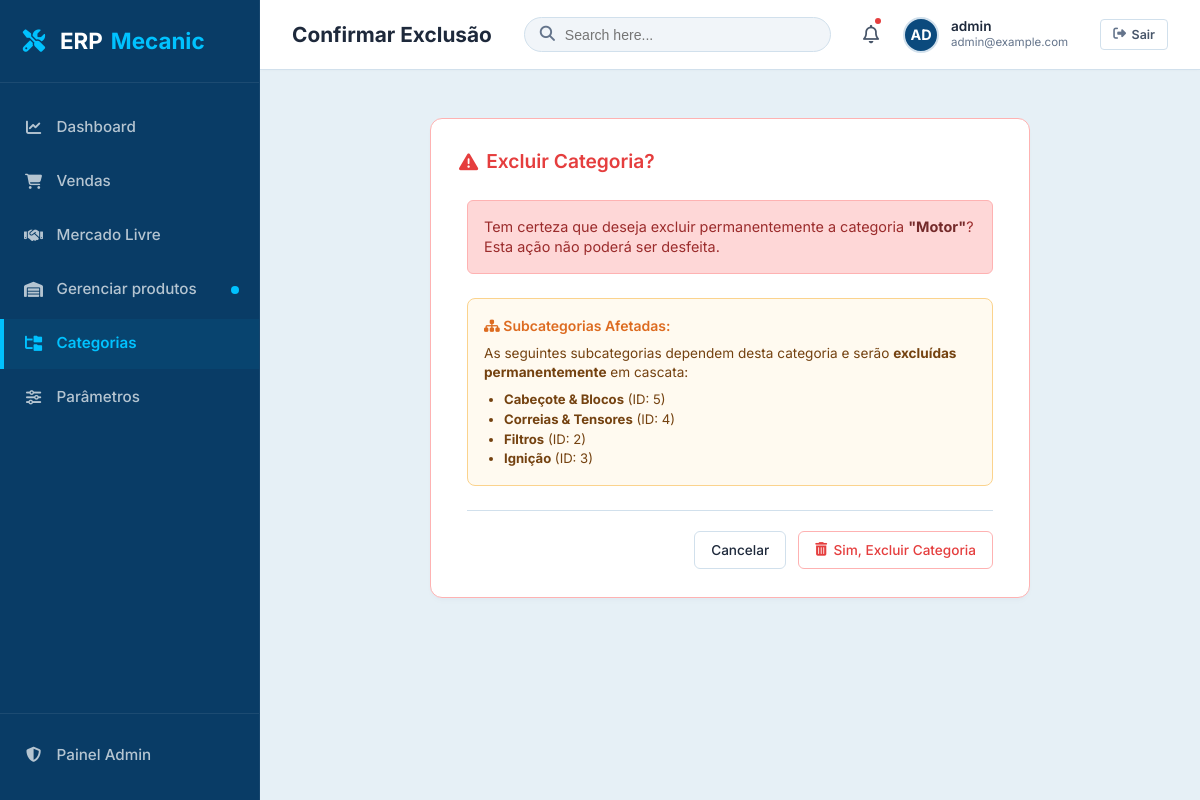
Screenshot of /categoria/1/excluir/ (signed in) with the database file from the repository.
### catalogo/models.py (models this page shows, shortened)
class Categoria(models.Model):
    nome = models.CharField(max_length=100, verbose_name="Nome da Categoria")
    parent = models.ForeignKey(
        'self',
        on_delete=models.CASCADE,
        null=True,
        blank=True,
        related_name='children',
        verbose_name="Categoria Pai"
    )
    class Meta:
        verbose_name = "Categoria"
        verbose_name_plural = "Categorias"
        ordering = ["nome"]

### catalogo/views.py (the view, shortened to what this page needs)
# urls.py: path('categoria/<int:pk>/excluir/', views.CategoriaDeleteView.as_view(), name='categoria-excluir'),
class CategoriaDeleteView(LoginRequiredMixin, DeleteView):
    model = Categoria
    template_name = 'catalogo/categoria_confirm_delete.html'
    success_url = reverse_lazy('categoria-listar')

### templates/catalogo/categoria_confirm_delete.html (shortened to what this page needs)
{% extends 'base.html' %}
{% load static %}
{% block module_title %}Confirmar Exclusão{% endblock %}
{% block content %}
<div class="glass-card" id="delete-confirm-glass-card" style="max-width: 600px; margin: 3rem auto; border-color: var(--danger-border);">
    <div class="card-header" style="border-bottom: none; margin-bottom: 0.5rem;">
        <h2 class="card-title" style="color: var(--danger);"><i class="fa-solid fa-triangle-exclamation"></i> Excluir Categoria?</h2>
    </div>
    <div style="padding: 0 0.5rem;">
        <div class="alert-box alert-danger" style="margin-bottom: 1.5rem;">
            Tem certeza que deseja excluir permanentemente a categoria <strong>"{{ object.nome }}"</strong>? Esta ação não poderá ser desfeita.
        </div>
        {% if object.children.all %}
            <div style="margin-bottom: 1.5rem; background: #fffaf0; border: 1px solid #fbd38d; padding: 1rem; border-radius: 8px;">
                <h4 style="color: #dd6b20; margin-bottom: 0.5rem;"><i class="fa-solid fa-sitemap"></i> Subcategorias Afetadas:</h4>
                <p style="font-size: 0.85rem; color: #744210; margin-bottom: 0.5rem; line-height: 1.4;">
                    As seguintes subcategorias dependem desta categoria e serão <strong>excluídas permanentemente</strong> em cascata:
                </p>
                <ul style="font-size: 0.82rem; color: #744210; padding-left: 1.25rem;">
                    {% for sub in object.children.all %}
                        <li><strong>{{ sub.nome }}</strong> (ID: {{ sub.id }})</li>
                    {% endfor %}
                </ul>
            </div>
        {% endif %}
        <form method="post" style="margin: 0;">
            <div class="form-actions" style="border-top: 1px solid var(--border-color); padding-top: 1.25rem; margin-top: 1rem;">
                <a href="{% url 'categoria-listar' %}" class="btn btn-secondary" id="btn-cancel-delete">
                    Cancelar
                </a>
                <button type="submit" class="btn btn-danger" id="btn-confirm-delete">
                    <i class="fa-solid fa-trash-can"></i> Sim, Excluir Categoria
                </button>
            </div>
        </form>
    </div>
</div>
{% endblock %}

### templates/base.html (shortened to what this page needs)
{% load static %}
<!DOCTYPE html>
<html lang="pt-br">
<head>
    <link rel="stylesheet" href="{% static 'css/style.css' %}">
    <link rel="stylesheet" href="https://cdnjs.cloudflare.com/ajax/libs/font-awesome/6.4.0/css/all.min.css">
</head>
<body>
    <div class="app-layout">
        <aside class="sidebar">
            <div class="sidebar-header">
                <i class="fa-solid fa-screwdriver-wrench fa-fw" style="color: var(--sidebar-active-bg); margin-right: 0.25rem;"></i> ERP <span>Mecanic</span>
            </div>
            <ul class="sidebar-menu">
                <li>
                    <div class="sidebar-link" id="menu-dash-inactive" style="cursor: not-allowed;">
                        <div class="sidebar-link-content">
                            <i class="fa-solid fa-chart-line fa-fw"></i>
                            <span>Dashboard</span>
                        </div>
                    </div>
                </li>
                <li>
                    <div class="sidebar-link" id="menu-sales-inactive" style="cursor: not-allowed;">
                        <div class="sidebar-link-content">
                            <i class="fa-solid fa-cart-shopping fa-fw"></i>
                            <span>Vendas</span>
                        </div>
                    </div>
                </li>
                <li>
                    <div class="sidebar-link" id="menu-finance-inactive" style="cursor: not-allowed;">
                        <div class="sidebar-link-content">
                            <i class="fa-solid fa-handshake fa-fw"></i>
                            <span>Mercado Livre</span>
                        </div>
                    </div>
                </li>
                <li>
                    <a href="{% url 'estoque-listar' %}" class="sidebar-link {% if request.resolver_match.url_name == 'estoque-listar' or 'estoque-' in request.resolver_match.url_name %}active{% endif %}" id="menu-estoque">
                        <div class="sidebar-link-content">
                            <i class="fa-solid fa-warehouse fa-fw"></i>
                            <span>Gerenciar produtos</span>
                        </div>
                        <span class="sidebar-badge" style="background-color: var(--sidebar-active-bg); width: 8px; height: 8px; border-radius: 50%; display: inline-block;" title="Página Ativa"></span>
                    </a>
                </li>
                <li>
                    <a href="{% url 'categoria-listar' %}" class="sidebar-link {% if 'categoria-' in request.resolver_match.url_name %}active{% endif %}" id="menu-categorias">
                        <div class="sidebar-link-content">
                            <i class="fa-solid fa-folder-tree fa-fw"></i>
                            <span>Categorias</span>
                        </div>
                    </a>
                </li>
                <li>
                    <div class="sidebar-link" id="menu-hr-inactive" style="cursor: not-allowed;">
                        <div class="sidebar-link-content">
                            <i class="fa-solid fa-sliders fa-fw"></i>
                            <span>Parâmetros</span>
                        </div>
                    </div>
                </li>
            </ul>
            <ul class="sidebar-menu" style="margin-top: auto; border-top: 1px solid rgba(255, 255, 255, 0.08); padding-top: 1rem;">
                <li>
                    <a href="{% url 'admin:index' %}" class="sidebar-link" id="admin-panel-link" target="_blank">
                        <div class="sidebar-link-content">
                            <i class="fa-solid fa-shield-halved fa-fw"></i>
                            <span>Painel Admin</span>
                        </div>
                    </a>
                </li>
            </ul>
        </aside>
        <div class="main-content">
            <header class="top-bar">
                <div class="top-bar-title" id="page-title-display">
                    {% block module_title %}Gerenciar produtos{% endblock %}
                </div>
                <div class="top-bar-search">                    <form method="get" action="{% url 'estoque-listar' %}" id="global-search-form">
                        <div class="top-bar-search-wrapper">
                            <span class="top-bar-search-icon"></span>
                            <input type="text" name="q" value="{{ q|default:'' }}" placeholder="Search here..." class="top-bar-search-input" id="global-search-field">
                        </div>
                    </form>
                </div>
                <div class="top-bar-right">
                    <div class="notification-bell" id="btn-notifications">
                        <i class="fa-regular fa-bell" style="font-size: 1.15rem; color: var(--text-secondary);"></i>
                        <div class="notification-dot"></div>
                    </div>
                    <div class="user-profile" id="user-profile-dropdown" style="margin-right: 0.5rem;">
                        {% if request.user.is_authenticated %}
                            <div style="background-color: #0b4a7d; color: #ffffff; width: 36px; height: 36px; border-radius: 50%; display: flex; align-items: center; justify-content: center; font-weight: 700; border: 2px solid var(--border-color); font-size: 0.9rem; text-transform: uppercase;">
                                {{ request.user.username|slice:":2" }}
                            </div>
                            <div class="user-info">
                                <span class="user-name">
                                    {% if request.user.get_full_name %}
                                        {{ request.user.get_full_name }}
                                    {% else %}
                                        {{ request.user.username }}
                                    {% endif %}
                                </span>
                                <span class="user-email">{{ request.user.email|default:"operador@mecanic.com.br" }}</span>
                            </div>
                        {% endif %}
                    </div>
                    {% if request.user.is_authenticated %}
                        <form method="post" action="{% url 'logout' %}" style="margin: 0; display: inline-flex; align-items: center;" id="logout-form">
                            <button type="submit" class="btn btn-secondary btn-sm" id="btn-logout" style="padding: 0.45rem 0.75rem; font-size: 0.78rem; font-weight: 600; border-radius: 4px; display: inline-flex; align-items: center; gap: 0.35rem; border-color: var(--border-color); color: var(--text-secondary); background: #ffffff; cursor: pointer;">
                                <i class="fa-solid fa-right-from-bracket" style="font-size: 0.8rem; color: var(--text-muted);"></i> Sair
                            </button>
                        </form>
                    {% endif %}
                </div>
            </header>
            <main class="content-wrapper">
                {% block content %}
                {% endblock %}
            </main>
        </div>
    </div>
</body>
</html>

### rows the page displays
Categoria: nome "Motor"
Categoria: nome "Cabeçote & Blocos", id "5"
Categoria: nome "Correias & Tensores", id "4"
Categoria: nome "Filtros", id "2"
Categoria: nome "Ignição", id "3"

### other values shown
{{ request.user.username|slice:":2" }} "AD"
{{ request.user.username }} "admin"
{{ request.user.email|default:"operador@mecanic.com.br" }} "admin@example.com"
